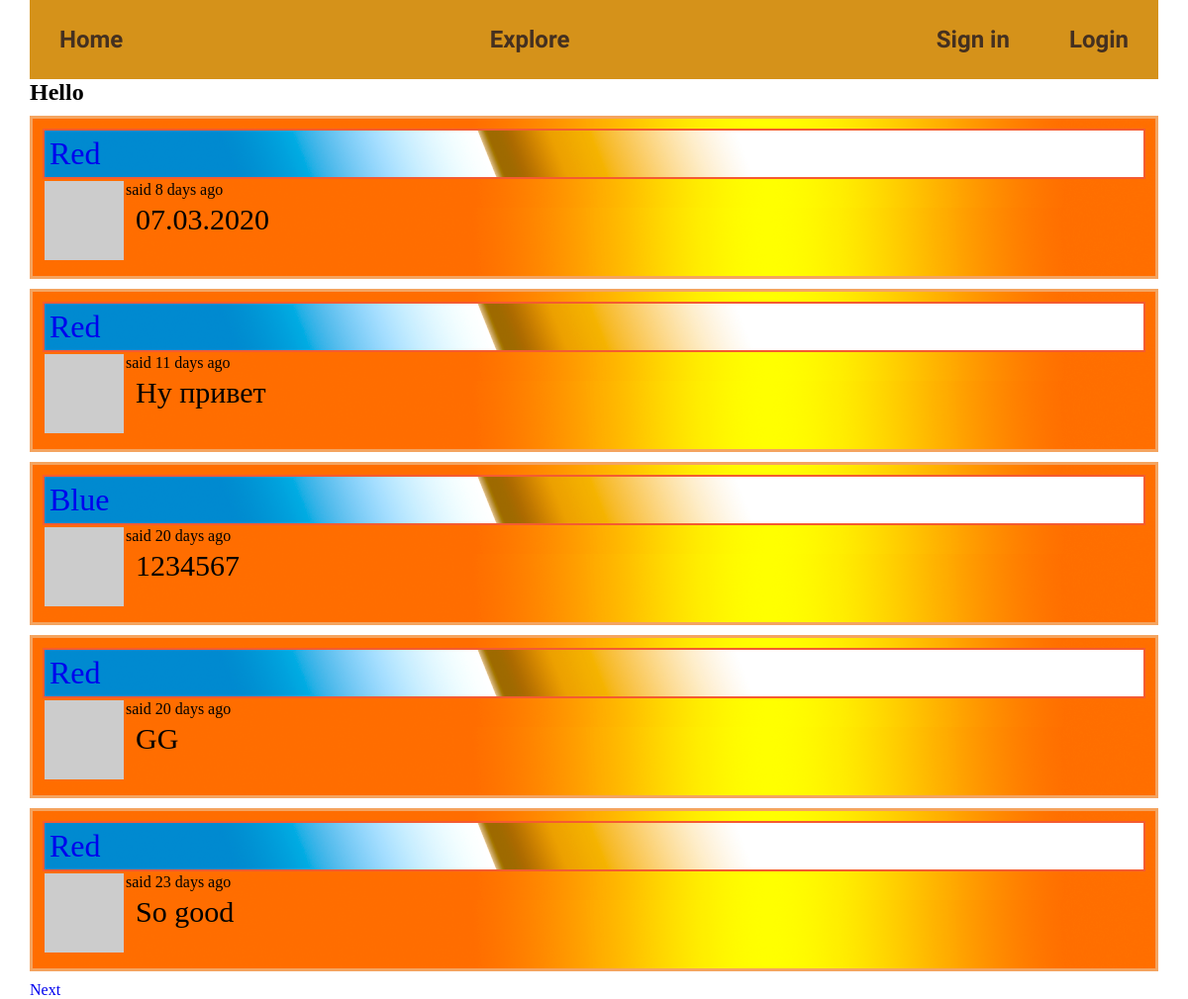
Before: /explore with the older database file.
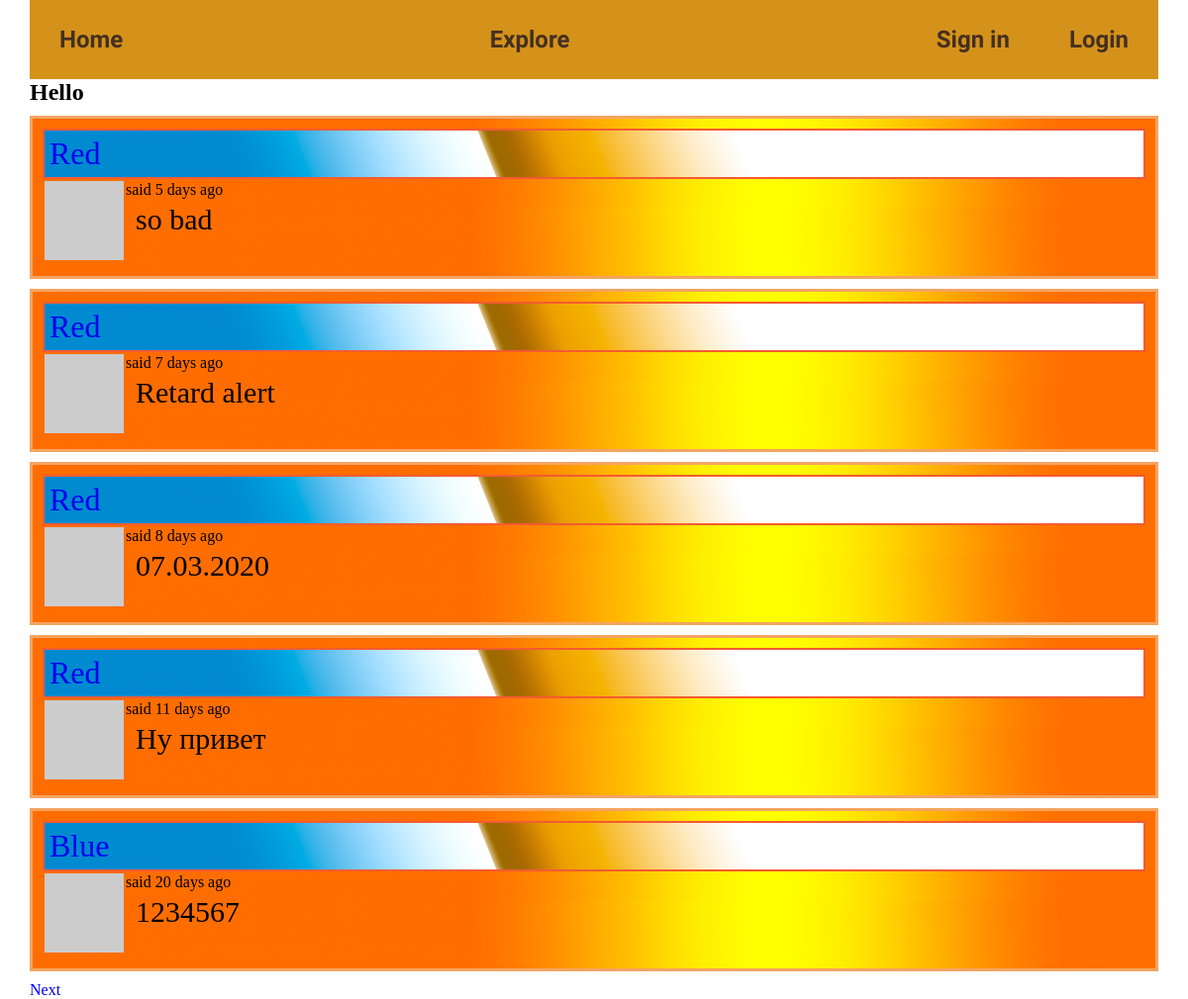
After: the same page with the newer database file.
### app/models.py (models this page shows, shortened)
class SearchableMixin(object):
    @classmethod
    def search(cls, expression, page, per_page):
        ids, total = query_index(cls.__tablename__, expression, page, per_page)
        if total == 0:
            return cls.query.filter_by(id=0), 0
        when = []
        for i in range(len(ids)):
            when.append((ids[i], i))
        return cls.query.filter(cls.id.in_(ids)).order_by(db.case(when, value=cls.id)), total

class Post(SearchableMixin, db.Model):
    __searchable__ = ['body']
    id = db.Column(db.Integer, primary_key=True)
    body = db.Column(db.Text)
    timestamp = db.Column(db.DateTime, index=True, default=datetime.utcnow)
    user_id = db.Column(db.Integer, db.ForeignKey('user.id'))
    language = db.Column(db.String(5))

class User(db.Model, UserMixin):
    id = db.Column(db.Integer, primary_key=True)
    username = db.Column(db.String(64), nullable=False, index=True, unique=True)
    email = db.Column(db.String(120), nullable=False, index=True, unique=True)
    password_hash = db.Column(db.String(128))
    posts = db.relationship('Post', backref='author', lazy='dynamic')
    about_me = db.Column(db.Text)
    last_seen = db.Column(db.DateTime, default=datetime.utcnow)
    followed = db.relationship('User', secondary=followers,
                               primaryjoin=(followers.c.follower_id == id),
                               secondaryjoin=(followers.c.followed_id == id),
                               backref=db.backref('followers', lazy='dynamic'), lazy='dynamic')
    def avatar(self, size):
        digest = md5(self.email.lower().encode('utf-8')).hexdigest()
        return 'https://www.gravatar.com/avatar/{}?d=identicon&s={}'.format(
            digest, size)

### app/main/routes.py (the view)
@bp.route('/explore')
def explore():
    page = request.args.get('page', 1, type=int)
    posts = Post.query.order_by(Post.timestamp.desc()).paginate(page, app.config['POST_PER_PAGE'], False)
    next_url = url_for('main.explore', page=posts.next_num) if posts.has_next else None
    prev_url = url_for('main.explore', page=posts.prev_num) if posts.has_prev else None
    return render_template('index.html', title="Explore", posts=posts.items, next_url=next_url, prev_url=prev_url)

### app/main/routes.py (called while the page is built)
@bp.before_app_request
def before_request():
    if current_user.is_authenticated:
        current_user.last_seen = datetime.utcnow()
        db.session.commit()
        g.search_form = SearchForm()
    g.locale = str(get_locale())

### app/templates/index.html (shortened to what this page needs)
{% extends 'base.html' %}
{% block body %}
    <h1>Hello {{ current_user.username }}</h1>
    {% for post in posts %}
        <div class="post_show">
            {% include '_post.html' %}
        </div>
    {% endfor %}
    {% if next_url %}
        <a href="{{ next_url }}" class="next">Next</a>
    {% endif %}
{% endblock %}

### app/templates/base.html (shortened to what this page needs)
<!DOCTYPE html>
<html lang="en">
<head>
    <link rel="stylesheet" href="{{ url_for('static', filename='css/style.css') }}">
</head>
<body>
<header>
    <div class="container">
        <div class="header">
            <div class="header__button">
                <a href="{{ url_for('main.index') }}" class="home">Home</a>
                <a href="{{ url_for('main.explore') }}" class="explore">Explore</a>
                {% if current_user.is_anonymous %}
                    <div class="account">
                    <a href="{{ url_for('auth.sign_in') }}" class="sign_in">Sign in</a>
                    <a href="{{ url_for('auth.login') }}" class="login">Login</a>
                {% endif %}
                </div>
            </div>
        </div>
    </div>
</header>
<section>
    <div class="container">
        {% block body %} {% endblock %}
    </div>
</section>
</body>
</html>

### app/templates/_post.html (shortened to what this page needs)
<table>
    <tr valign="top">
        <td><img src="{{ post.author.avatar(36) }}"></td>
        <div class="post_show__label">
            <a href="{{ url_for('main.user', username=post.author.username) }}">{{ post.author.username }}</a>
        </div>
        <td>
            said {{ moment(post.timestamp).fromNow() }}
            <p class="post_show__text">{{ post.body }}</p>
        </td>
    </tr>
</table>

### app/static/css/style.css (style rules this page uses)
* { box-sizing: border-box; margin: 0; padding: 0; }
a { text-decoration: none; }
.container { max-width: 1170px; justify-content: center; margin: 0 auto; padding: 0 15px; }
.header__button { display: flex; justify-content: space-between; flex-direction: row; flex-wrap: nowrap; }
.account { display: flex; }
.home { padding: 5px; }
.header__button a { text-decoration: none; font-size: 24px; padding: 5px 30px; color: #443020; font-weight: bold; font-family: 'Cambay', sans-serif; }
.header { background-color: #d5921a; line-height: 70px; }
.post_show__label { font-size: 32px; padding: 5px; font-family: fantasy; border: 2px #f45b31 solid; background-image: url("../img/bg-label.png"); color: #000000; }
.post_show { border: 3px sandybrown solid; margin: 10px 0; padding: 10px; background-image: url("../img/bg.png"); }
.post_show__text { font-size: 30px; margin: 4px 10px 10px; font-family: Ebrima, cursive; }

Changed rows visible on the page:
no longer on this page (row unchanged): Post: author.username "Red", timestamp "20 days ago", body "GG"
no longer on this page (row unchanged): Post: author.username "Red", timestamp "23 days ago", body "So good"
added Post: author.username "Red", timestamp "5 days ago", body "so bad"
added Post: author.username "Red", timestamp "7 days ago", body "Retard alert"
